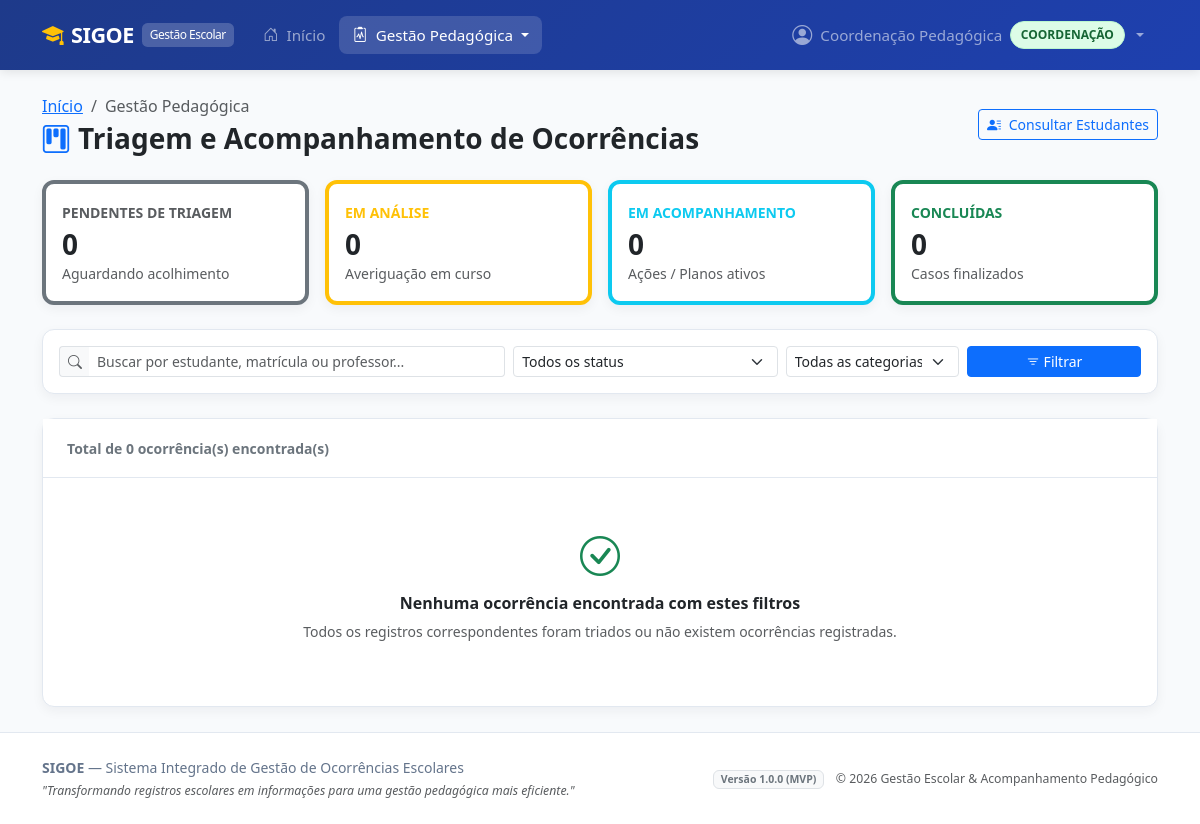
The page /acompanhamento/triagem/ (signed in) on the database as committed earlier.
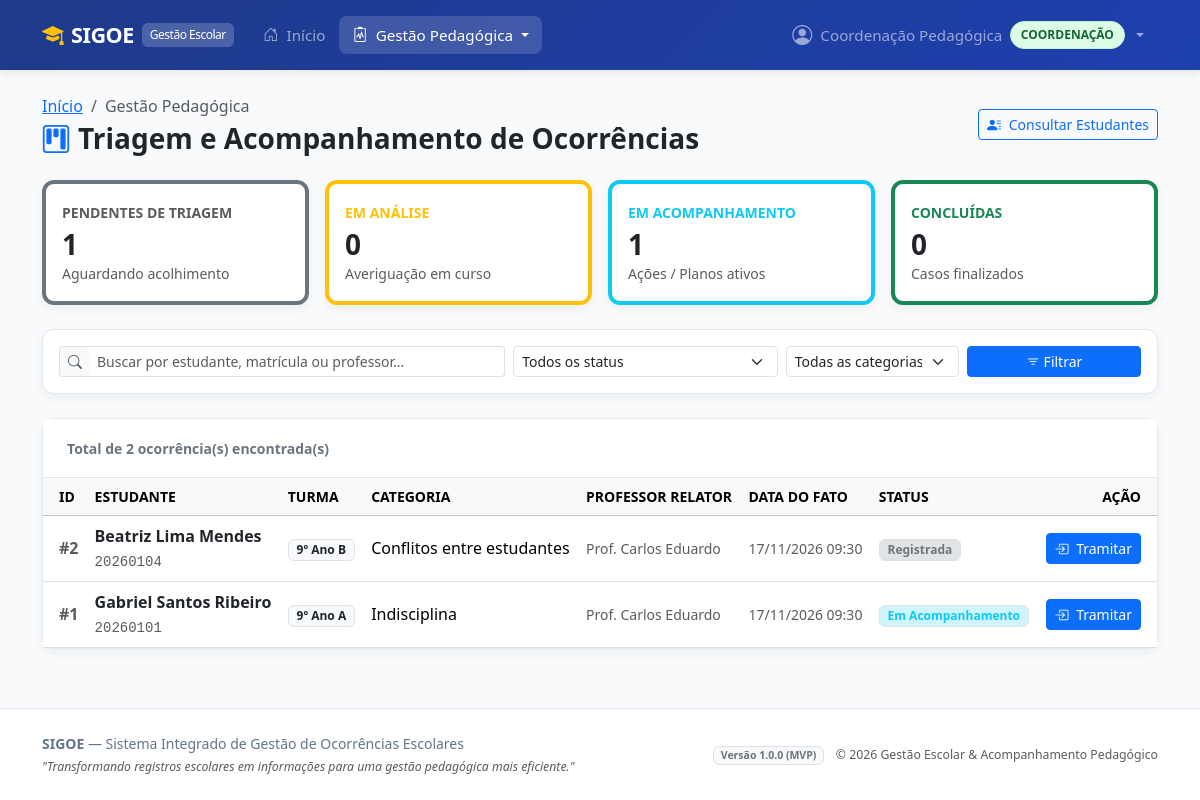
The same page on the database as committed later.
### registros/models.py (models this page shows, shortened)
class Ocorrencia(models.Model):
    matricula_turma = models.ForeignKey(
        'turmas.MatriculaTurma',
        on_delete=models.PROTECT,
        related_name='ocorrencias',
        verbose_name='Estudante (Matrícula/Turma)'
    )
    professor = models.ForeignKey(
        settings.AUTH_USER_MODEL,
        on_delete=models.PROTECT,
        related_name='ocorrencias_registradas',
        verbose_name='Professor Relator'
    )
    categoria = models.ForeignKey(
        CategoriaOcorrencia,
        on_delete=models.PROTECT,
        related_name='ocorrencias',
        verbose_name='Categoria'
    )
    data_ocorrencia = models.DateTimeField(
        'Data e Horário do Fato',
        default=timezone.now
    )
    data_registro = models.DateTimeField(
        'Data de Registro no Sistema',
        auto_now_add=True
    )
    local = models.CharField(
        'Local do Fato',
        max_length=150,
        help_text='Exemplo: Sala 12, Pátio, Refeitório, Quadra poliesportiva.'
    )
    descricao = models.TextField(
        'Descrição Detalhada do Fato',
        help_text='Relato fático, objetivo e descritivo, sem juízos de valor.'
    )
    providencias_iniciais = models.TextField(
        'Providências Iniciais Adotadas',
        blank=True,
        help_text='Ações imediatas adotadas pelo professor no momento do evento.'
    )
    status = models.CharField(
        'Status do Ciclo de Vida',
        max_length=25,
        choices=StatusOcorrencia.choices,
        default=StatusOcorrencia.REGISTRADA
    )
    data_atualizacao = models.DateTimeField(
        'Última Atualização',
        auto_now=True
    )
    class Meta:
        verbose_name = 'Ocorrência'
        verbose_name_plural = 'Ocorrências'
        ordering = ['-data_ocorrencia', '-data_registro']
    @property
    def aluno(self):
        return self.matricula_turma.aluno
    @property
    def turma(self):
        return self.matricula_turma.turma

class CategoriaOcorrencia(models.Model):
    nome = models.CharField(
        'Nome da Categoria',
        max_length=100,
        unique=True
    )
    descricao = models.TextField(
        'Descrição',
        blank=True
    )
    ativo = models.BooleanField(
        'Ativo',
        default=True,
        help_text='Indica se a categoria está disponível para seleção.'
    )
    data_criacao = models.DateTimeField(
        'Data de Criação',
        auto_now_add=True
    )
    class Meta:
        verbose_name = 'Categoria de Ocorrência'
        verbose_name_plural = 'Categorias de Ocorrências'
        ordering = ['nome']

### turmas/models.py (models this page shows, shortened)
class MatriculaTurma(models.Model):
    aluno = models.ForeignKey(
        'alunos.Aluno',
        on_delete=models.CASCADE,
        related_name='matriculas',
        verbose_name='Aluno'
    )
    turma = models.ForeignKey(
        'turmas.Turma',
        on_delete=models.CASCADE,
        related_name='matriculas',
        verbose_name='Turma'
    )
    data_entrada = models.DateField(
        'Data de Entrada',
        default=timezone.localdate
    )
    data_saida = models.DateField(
        'Data de Saída',
        null=True,
        blank=True,
        help_text='Preenchido em caso de transferência, cancelamento ou conclusão.'
    )
    situacao = models.CharField(
        'Situação',
        max_length=20,
        choices=SituacaoMatricula.choices,
        default=SituacaoMatricula.ATIVA
    )
    class Meta:
        verbose_name = 'Matrícula em Turma'
        verbose_name_plural = 'Matrículas em Turmas'
        ordering = ['-data_entrada', 'aluno__nome']
        unique_together = ('aluno', 'turma', 'situacao')

class Turma(models.Model):
    nome = models.CharField(
        'Nome da Turma',
        max_length=100,
        help_text='Exemplo: 9º Ano A, 3º Ano Informática'
    )
    serie = models.CharField(
        'Série / Etapa',
        max_length=50,
        help_text='Exemplo: 9º Ano Ensino Fundamental, 3º Médio'
    )
    turno = models.CharField(
        'Turno',
        max_length=20,
        choices=TurnoTurma.choices,
        default=TurnoTurma.MATUTINO
    )
    ano_letivo = models.PositiveIntegerField(
        'Ano Letivo',
        help_text='Exemplo: 2026'
    )
    ativa = models.BooleanField(
        'Ativa',
        default=True,
        help_text='Indica se a turma está em andamento.'
    )
    data_criacao = models.DateTimeField(
        'Data de Cadastro',
        auto_now_add=True
    )
    class Meta:
        verbose_name = 'Turma'
        verbose_name_plural = 'Turmas'
        ordering = ['-ano_letivo', 'nome']
        unique_together = ('nome', 'ano_letivo')

### alunos/models.py (models this page shows, shortened)
class Aluno(models.Model):
    nome = models.CharField(
        'Nome Completo',
        max_length=150
    )
    matricula = models.CharField(
        'Matrícula',
        max_length=50,
        unique=True,
        help_text='Código identificador único do estudante na instituição escolar.'
    )
    data_nascimento = models.DateField(
        'Data de Nascimento',
        help_text='Utilizada para acompanhamento pedagógico e proteção de menores (LGPD).'
    )
    ativo = models.BooleanField(
        'Ativo',
        default=True,
        help_text='Indica se o aluno possui vínculo ativo com a instituição.'
    )
    data_criacao = models.DateTimeField(
        'Data de Cadastro',
        auto_now_add=True
    )
    data_atualizacao = models.DateTimeField(
        'Última Atualização',
        auto_now=True
    )
    class Meta:
        verbose_name = 'Aluno'
        verbose_name_plural = 'Alunos'
        ordering = ['nome']

### usuarios/models.py (models this page shows, shortened)
class Usuario(AbstractUser):
    username = models.CharField(
        'Nome de Usuário',
        max_length=150,
        unique=True,
        blank=True,
        null=True
    )
    nome = models.CharField(
        'Nome Completo',
        max_length=150
    )
    email = models.EmailField(
        'E-mail',
        unique=True
    )
    perfil = models.CharField(
        'Perfil',
        max_length=20,
        choices=PerfilUsuario.choices,
        default=PerfilUsuario.PROFESSOR
    )
    ativo = models.BooleanField(
        'Ativo',
        default=True,
        help_text='Indica se este usuário possui acesso ativo ao sistema.'
    )
    data_criacao = models.DateTimeField(
        'Data de Criação',
        auto_now_add=True
    )
    data_atualizacao = models.DateTimeField(
        'Data de Atualização',
        auto_now=True
    )
    objects = UsuarioManager()
    USERNAME_FIELD = 'email'
    REQUIRED_FIELDS = ['nome']
    class Meta:
        verbose_name = 'Usuário'
        verbose_name_plural = 'Usuários'
        ordering = ['nome']
    @property
    def is_admin(self):
        return self.perfil == PerfilUsuario.ADMIN or self.is_superuser
    @property
    def is_professor(self):
        return self.perfil == PerfilUsuario.PROFESSOR
    @property
    def is_coordenacao(self):
        return self.perfil == PerfilUsuario.COORDENACAO

### acompanhamento/views.py (the view, shortened to what this page needs)
# urls.py: path('triagem/', views.painel_triagem_view, name='triagem'),
@login_required
@coordenacao_required
def painel_triagem_view(request):
    status_filtro = request.GET.get('status', '')
    categoria_filtro = request.GET.get('categoria', '')
    busca = request.GET.get('busca', '').strip()
    ocorrencias = Ocorrencia.objects.all().select_related(
        'matricula_turma__aluno',
        'matricula_turma__turma',
        'professor',
        'categoria'
    )
    if status_filtro:
        ocorrencias = ocorrencias.filter(status=status_filtro)
    if categoria_filtro:
        ocorrencias = ocorrencias.filter(categoria_id=categoria_filtro)
    ocorrencias = ocorrencias.order_by('-data_ocorrencia')
    total_registradas = Ocorrencia.objects.filter(status=StatusOcorrencia.REGISTRADA).count()
    total_em_analise = Ocorrencia.objects.filter(status=StatusOcorrencia.EM_ANALISE).count()
    total_em_acompanhamento = Ocorrencia.objects.filter(status=StatusOcorrencia.EM_ACOMPANHAMENTO).count()
    total_concluidas = Ocorrencia.objects.filter(status=StatusOcorrencia.CONCLUIDA).count()
    return render(request, 'acompanhamento/painel_triagem.html', {
        'ocorrencias': ocorrencias,
        'categorias': CategoriaOcorrencia.objects.filter(ativo=True),
        'status_choices': StatusOcorrencia.choices,
        'status_selecionado': status_filtro,
        'categoria_selecionada': categoria_filtro,
        'busca': busca,
        'total_registradas': total_registradas,
        'total_em_analise': total_em_analise,
        'total_em_acompanhamento': total_em_acompanhamento,
        'total_concluidas': total_concluidas,
    })

### templates/acompanhamento/painel_triagem.html (shortened to what the changed rows need)
{% extends 'base.html' %}
{% load static %}
{% block content %}
<div class="container container-xl py-4">
    <div class="row g-3 mb-4">
        <div class="col-6 col-md-3">
            <a href="{% url 'acompanhamento:triagem' %}?status=REGISTRADA" class="text-decoration-none">
                <div class="sigoe-card sigoe-card-hover p-3 border-start border-4 border-secondary {% if status_selecionado == 'REGISTRADA' %}bg-light{% endif %}">
                    <span class="text-muted small fw-semibold text-uppercase">Pendentes de Triagem</span>
                    <h3 class="fw-bold text-dark mt-1 mb-0">{{ total_registradas }}</h3>
                    <small class="text-muted">Aguardando acolhimento</small>
                </div>
            </a>
        </div>
        <div class="col-6 col-md-3">
            <a href="{% url 'acompanhamento:triagem' %}?status=EM_ACOMPANHAMENTO" class="text-decoration-none">
                <div class="sigoe-card sigoe-card-hover p-3 border-start border-4 border-info {% if status_selecionado == 'EM_ACOMPANHAMENTO' %}bg-light{% endif %}">
                    <span class="text-info small fw-semibold text-uppercase">Em Acompanhamento</span>
                    <h3 class="fw-bold text-dark mt-1 mb-0">{{ total_em_acompanhamento }}</h3>
                    <small class="text-muted">Ações / Planos ativos</small>
                </div>
            </a>
        </div>
    </div>
    <div class="sigoe-card">
        <div class="card-header bg-white d-flex justify-content-between align-items-center">
            <span class="fw-semibold text-secondary small">
                Total de <strong>{{ ocorrencias.count }}</strong> ocorrência(s) encontrada(s)
            </span>
        </div>
        <div class="card-body p-0">
            {% if ocorrencias %}
                <div class="table-responsive">
                    <table class="table table-hover align-middle mb-0">
                        <thead class="table-light text-secondary small text-uppercase">
                            <tr>
                                <th class="ps-3">ID</th>
                                <th>Estudante</th>
                                <th>Turma</th>
                                <th>Categoria</th>
                                <th>Professor Relator</th>
                                <th>Data do Fato</th>
                                <th>Status</th>
                                <th class="text-end pe-3">Ação</th>
                            </tr>
                        </thead>
                        <tbody>
                            {% for oc in ocorrencias %}
                            <tr>
                                <td class="ps-3 fw-bold text-muted">#{{ oc.id }}</td>
                                <td>
                                    <div class="fw-semibold text-dark">{{ oc.aluno.nome }}</div>
                                    <span class="small text-muted font-monospace">{{ oc.aluno.matricula }}</span>
                                </td>
                                <td><span class="badge bg-light text-dark border">{{ oc.turma.nome }}</span></td>
                                <td>{{ oc.categoria.nome }}</td>
                                <td class="small text-muted">{{ oc.professor.nome }}</td>
                                <td class="small text-muted">{{ oc.data_ocorrencia|date:"d/m/Y H:i" }}</td>
                                <td>
                                    {% if oc.status == 'REGISTRADA' %}
                                        <span class="badge bg-secondary-subtle text-secondary border">Registrada</span>
                                    {% elif oc.status == 'EM_ANALISE' %}
                                        <span class="badge bg-warning-subtle text-warning border">Em Análise</span>
                                    {% elif oc.status == 'EM_ACOMPANHAMENTO' %}
                                        <span class="badge bg-info-subtle text-info border">Em Acompanhamento</span>
                                    {% elif oc.status == 'ENCAMINHADA' %}
                                        <span class="badge bg-primary-subtle text-primary border">Encaminhada</span>
                                    {% elif oc.status == 'CONCLUIDA' %}
                                        <span class="badge bg-success-subtle text-success border">Concluída</span>
                                    {% endif %}
                                </td>
                                <td class="text-end pe-3">
                                    <a href="{% url 'acompanhamento:detalhe_ocorrencia' oc.id %}" class="btn btn-primary btn-sm">
                                        <i class="bi bi-box-arrow-in-right me-1"></i> Tramitar
                                    </a>
                                </td>
                            </tr>
                            {% endfor %}
                        </tbody>
                    </table>
                </div>
            {% else %}
                <div class="text-center py-5">
                    <i class="bi bi-check-circle fs-1 text-success"></i>
                    <h6 class="fw-semibold text-dark mt-2">Nenhuma ocorrência encontrada com estes filtros</h6>
                    <p class="text-muted small">Todos os registros correspondentes foram triados ou não existem ocorrências registradas.</p>
                </div>
            {% endif %}
        </div>
    </div>
</div>
{% endblock %}

Rows that differ between the two databases and show on the page:
added Ocorrencia: id "2", aluno.nome "Beatriz Lima Mendes", aluno.matricula "20260104", turma.nome "9º Ano B", categoria.nome "Conflitos entre estudantes", professor.nome "Prof. Carlos Eduardo", data_ocorrencia "17/11/2026 09:30", status "Registrada"
added Ocorrencia: id "1", aluno.nome "Gabriel Santos Ribeiro", aluno.matricula "20260101", turma.nome "9º Ano A", categoria.nome "Indisciplina", professor.nome "Prof. Carlos Eduardo", data_ocorrencia "17/11/2026 09:30", shows "Em Acompanhamento"
Other text that changed with them:
{{ total_registradas }}: "0" → "1"
{{ total_em_acompanhamento }}: "0" → "1"
{{ ocorrencias.count }}: "0" → "2"
text no longer shown: "Nenhuma ocorrência encontrada com estes filtros Todos os registros correspondentes foram triados ou não existem ocorrências registradas."
text now shown: "ID ESTUDANTE TURMA CATEGORIA PROFESSOR RELATOR DATA DO FATO STATUS AÇÃO"
